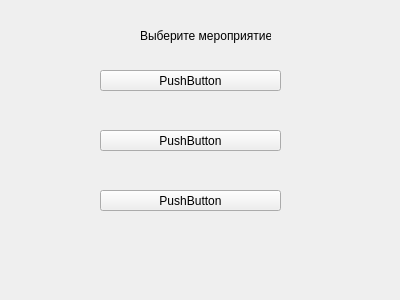
<?xml version="1.0" encoding="UTF-8"?>
<ui version="4.0">
 <class>Form</class>
 <widget class="QWidget" name="Form">
  <property name="geometry">
   <rect>
    <x>0</x>
    <y>0</y>
    <width>400</width>
    <height>300</height>
   </rect>
  </property>
  <property name="windowTitle">
   <string>Form</string>
  </property>
  <widget class="QLabel" name="label">
   <property name="geometry">
    <rect>
     <x>140</x>
     <y>20</y>
     <width>131</width>
     <height>31</height>
    </rect>
   </property>
   <property name="text">
    <string>Выберите мероприятие</string>
   </property>
  </widget>
  <widget class="QPushButton" name="pushButton">
   <property name="geometry">
    <rect>
     <x>100</x>
     <y>70</y>
     <width>181</width>
     <height>21</height>
    </rect>
   </property>
   <property name="text">
    <string>PushButton</string>
   </property>
  </widget>
  <widget class="QPushButton" name="pushButton_2">
   <property name="geometry">
    <rect>
     <x>100</x>
     <y>130</y>
     <width>181</width>
     <height>21</height>
    </rect>
   </property>
   <property name="text">
    <string>PushButton</string>
   </property>
  </widget>
  <widget class="QPushButton" name="pushButton_3">
   <property name="geometry">
    <rect>
     <x>100</x>
     <y>190</y>
     <width>181</width>
     <height>21</height>
    </rect>
   </property>
   <property name="text">
    <string>PushButton</string>
   </property>
  </widget>
 </widget>
 <resources/>
 <connections/>
</ui>
